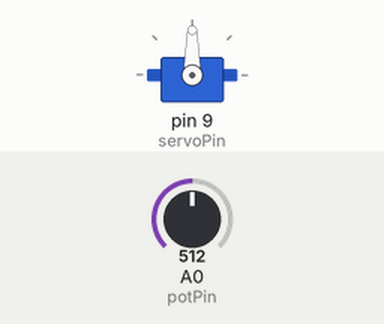
Recording of a sketch running on a simulated Arduino Uno, built with avr-gcc and run on an emulated ATmega328P. Shown: servo. Inputs (shaded band) come from the test bench; at power-on: A0 (potPin) = 512.

Above: at 1.2 s.
1.3 s: A0 (potPin) set to 716
At 2.3 s:
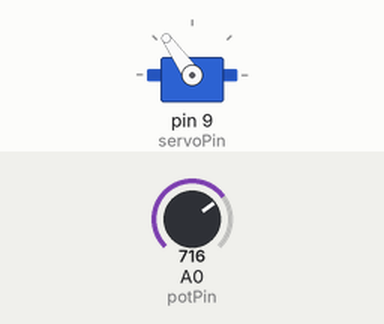
2.8 s: A0 (potPin) set to 900
At 3.2 s:
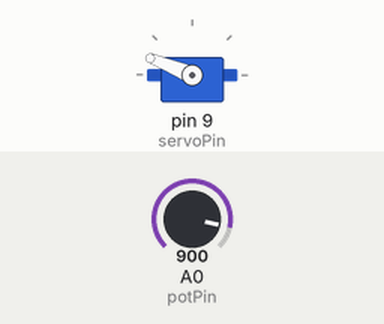
4.3 s: A0 (potPin) set to 1023
At 4.6 s:
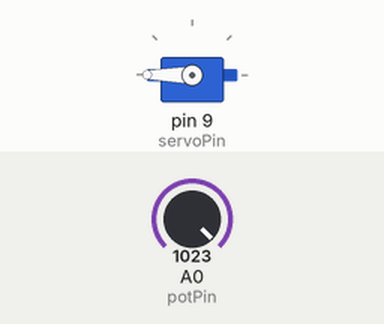
5.8 s: A0 (potPin) set to 306
At 6.7 s:
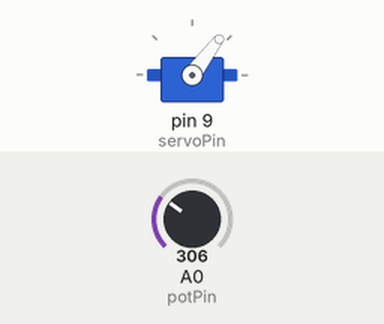
7.3 s: A0 (potPin) set to 122
At 8.1 s:
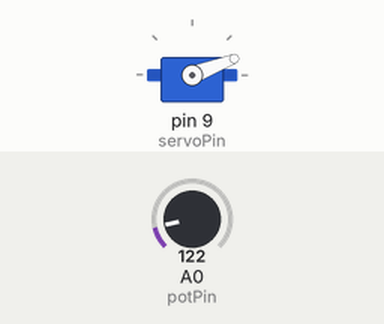
Timing chart, 0 to 9.8 s (numbered marks = the images above; inputs shaded):
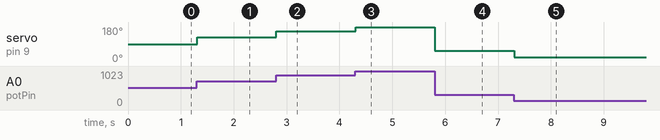

The sketch:

servo_tail-control.ino
```cpp
#include <Servo.h>

const int potPin = A0;     // Potentiometer pin
const int servoPin = 9;    // Servo motor pin

Servo myServo;             // Create a servo object

void setup() {
  myServo.attach(servoPin);   // Attach servo to the specified pin
}

void loop() {
  int potValue = analogRead(potPin);    // Read the potentiometer value
  int angle = map(potValue, 0, 1023, 0, 180);   // Map the potentiometer value to the servo angle range (0-180)

  myServo.write(angle);   // Set the servo position based on the mapped angle value
  delay(15);              // Small delay for smooth movement
}
```

Measured:
- after the input at 1.3 s, servo on pin 9 (servoPin): 90° → 125° at once
- after the input at 2.8 s, servo on pin 9 (servoPin): 125° → 158° at once
- after the input at 4.3 s, servo on pin 9 (servoPin): 158° → 180° at once
- after the input at 5.8 s, servo on pin 9 (servoPin): 180° → 53° at once
- after the input at 7.3 s, servo on pin 9 (servoPin): 53° → 21° at once
